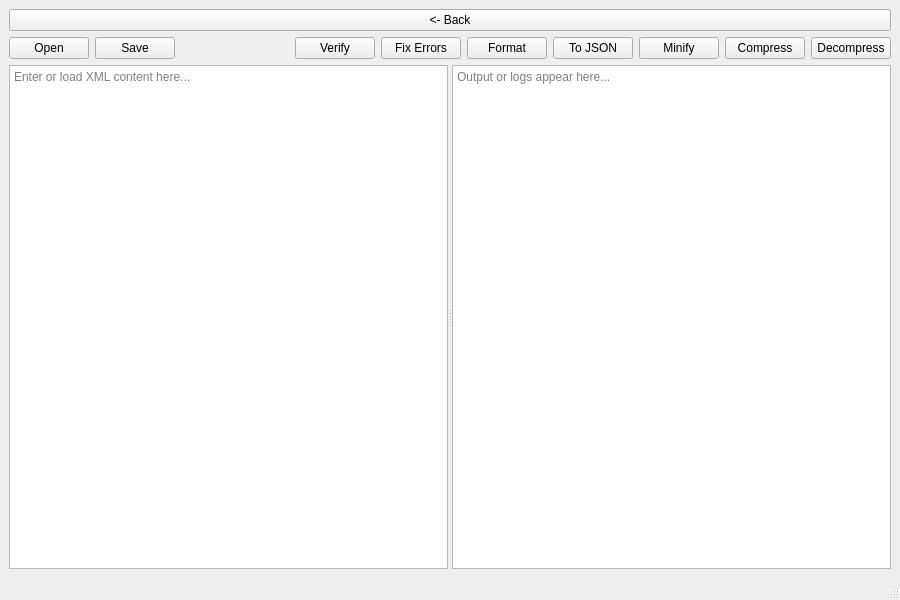
<?xml version="1.0" encoding="UTF-8"?>
<ui version="4.0">
 <class>MainWindow</class>
 <widget class="QMainWindow" name="MainWindow">
  <property name="geometry">
   <rect>
    <x>0</x>
    <y>0</y>
    <width>900</width>
    <height>600</height>
   </rect>
  </property>
  <property name="windowTitle">
   <string>XML Editor</string>
  </property>
  <widget class="QWidget" name="centralwidget">
   <layout class="QVBoxLayout" name="verticalLayout_2">
    <item>
     <widget class="QPushButton" name="backButton">
      <property name="text">
       <string>&lt;- Back</string>
      </property>
     </widget>
    </item>
    <item>
     <layout class="QHBoxLayout" name="horizontalLayout_2">
      <item>
       <widget class="QPushButton" name="openButton">
        <property name="text">
         <string>Open</string>
        </property>
       </widget>
      </item>
      <item>
       <widget class="QPushButton" name="saveButton">
        <property name="text">
         <string>Save</string>
        </property>
       </widget>
      </item>
      <item>
       <spacer name="horizontalSpacer">
        <property name="orientation">
         <enum>Qt::Orientation::Horizontal</enum>
        </property>
        <property name="sizeHint" stdset="0">
         <size>
          <width>40</width>
          <height>20</height>
         </size>
        </property>
       </spacer>
      </item>
      <item>
       <widget class="QPushButton" name="verifyButton">
        <property name="text">
         <string>Verify</string>
        </property>
       </widget>
      </item>
      <item>
       <widget class="QPushButton" name="fixButton">
        <property name="text">
         <string>Fix Errors</string>
        </property>
       </widget>
      </item>
      <item>
       <widget class="QPushButton" name="formatButton">
        <property name="text">
         <string>Format</string>
        </property>
       </widget>
      </item>
      <item>
       <widget class="QPushButton" name="jsonButton">
        <property name="text">
         <string>To JSON</string>
        </property>
       </widget>
      </item>
      <item>
       <widget class="QPushButton" name="minifyButton">
        <property name="text">
         <string>Minify</string>
        </property>
       </widget>
      </item>
      <item>
       <widget class="QPushButton" name="compressButton">
        <property name="text">
         <string>Compress</string>
        </property>
       </widget>
      </item>
      <item>
       <widget class="QPushButton" name="decompressButton">
        <property name="text">
         <string>Decompress</string>
        </property>
       </widget>
      </item>
     </layout>
    </item>
    <item>
     <widget class="QSplitter" name="splitter">
      <property name="orientation">
       <enum>Qt::Orientation::Horizontal</enum>
      </property>
      <widget class="QTextEdit" name="xmlInput">
       <property name="placeholderText">
        <string>Enter or load XML content here...</string>
       </property>
      </widget>
      <widget class="QTextEdit" name="xmlOutput">
       <property name="placeholderText">
        <string>Output or logs appear here...</string>
       </property>
      </widget>
     </widget>
    </item>
   </layout>
  </widget>
  <widget class="QStatusBar" name="statusbar"/>
 </widget>
 <resources/>
 <connections/>
</ui>
